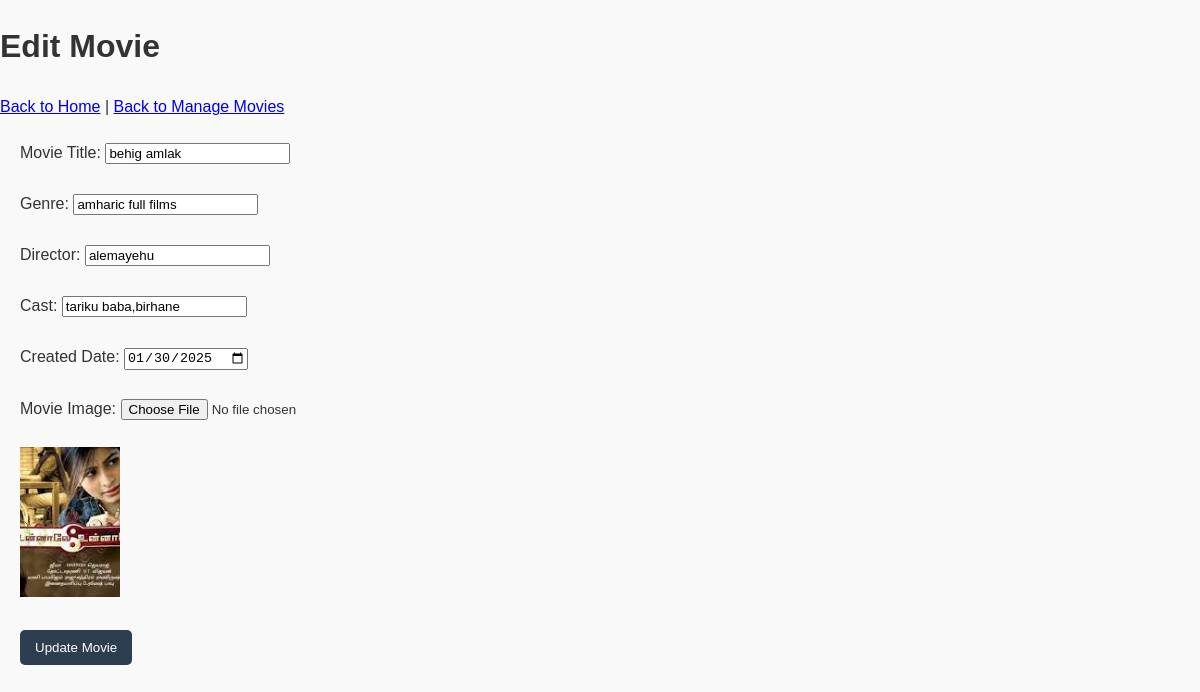
The page /staff/edit_movie.php?id=1 on the database its author committed.
### tables this page shows
CREATE TABLE `movie` (
  `MovieID` int(11) NOT NULL,
  `MovieTitle` varchar(255) DEFAULT NULL,
  `Genre` varchar(100) DEFAULT NULL,
  `Director` varchar(100) DEFAULT NULL,
  `Cast` text DEFAULT NULL,
  `CreatedDate` date DEFAULT NULL,
  `ProfileImage` varchar(255) DEFAULT NULL,
  `movie_description` text DEFAULT NULL
);

### staff/edit_movie.php (the view, shortened to what this page needs)
<?php
include '../config/db.php';
if (isset($_GET['id'])) {
    $movieID = $_GET['id'];
    $sql = "SELECT * FROM movie WHERE MovieID = ?";
    $stmt = $conn->prepare($sql);
    $stmt->bind_param("i", $movieID);
    $stmt->execute();
    $result = $stmt->get_result();
    $movie = $result->fetch_assoc();
}
?>
<!DOCTYPE html>
<html lang="en">
<head>
    <link rel="stylesheet" href="../css/style.css">
</head>
<body>
    <header>
        <h1>Edit Movie</h1>
        <a href="../index.php">Back to Home</a> | <a href="manage_movie.php">Back to Manage Movies</a>
    </header>
    <main>
        <form method="POST" action="edit_movie.php?id=<?php echo $movie['MovieID']; ?>" enctype="multipart/form-data">
            <label for="movie_title">Movie Title:</label>
            <input type="text" id="movie_title" name="movieTitle" value="<?php echo htmlspecialchars($movie['MovieTitle']); ?>" required><br><br>
            <label for="genre">Genre:</label>
            <input type="text" id="genre" name="genre" value="<?php echo htmlspecialchars($movie['Genre']); ?>" required><br><br>
            <label for="director">Director:</label>
            <input type="text" id="director" name="director" value="<?php echo htmlspecialchars($movie['Director']); ?>" required><br><br>
            <label for="cast">Cast:</label>
            <input type="text" id="cast" name="cast" value="<?php echo htmlspecialchars($movie['Cast']); ?>" required><br><br>
            <label for="created_date">Created Date:</label>
            <input type="date" id="created_date" name="createdDate" value="<?php echo htmlspecialchars($movie['CreatedDate']); ?>" required><br><br>
            <label for="movie_image">Movie Image:</label>
            <input type="file" id="movie_image" name="ProfileImage" accept="image/*"><br><br>
            <img src="../uploads/<?php echo htmlspecialchars($movie['ProfileImage']); ?>" alt="Current Movie Image" style="width: 100px; height: 150px; object-fit: cover;"><br><br>
            <button type="submit" name="update_movie">Update Movie</button>
        </form>
    </main>
</body>
</html>

### css/style.css (style rules this page uses)
body { font-family: Arial, sans-serif; margin: 0; padding: 0; background-color: #f9f9f9; color: #333; line-height: 1.6; }
main { padding: 20px; max-width: 1200px; margin: 0 auto; }
button { background-color: #2c3e50; color: #fff; border: none; padding: 10px 15px; cursor: pointer; border-radius: 5px; transition: background-color 0.3s ease; }

### rows shown on the page
movie: movieTitle "behig amlak", genre "amharic full films", director "alemayehu", cast "tariku baba,birhane", createdDate "01/30/2025", ProfileImage (picture)
